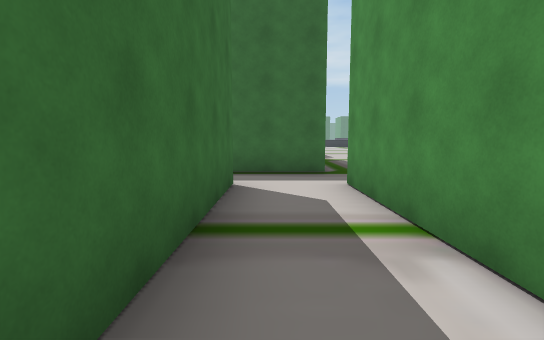
view 1 (above)

22 first-person views from a walk through a 3-D level made in the Unity game engine. The camera is 1.5 m above the floor, tilts 6° down and sees 85° across. The floor is counted in squares, 2 m on a side. Each view is taken from the middle of a square. On the plan, view 1 faces up. The plan holds only what a view shows up to about 10 squares ahead; the rest is blank. The place goes on beyond the plan. Some animated figures are not drawn.

view 2
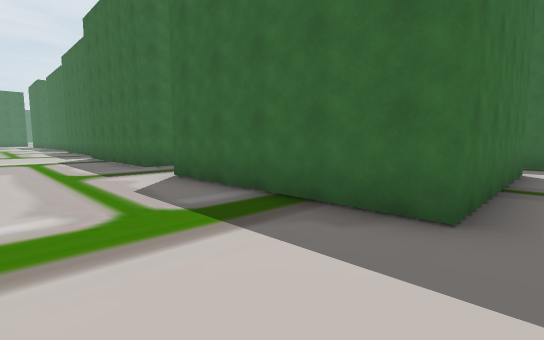

view 3
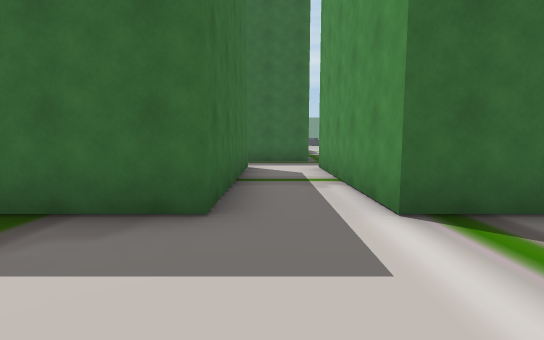

view 4
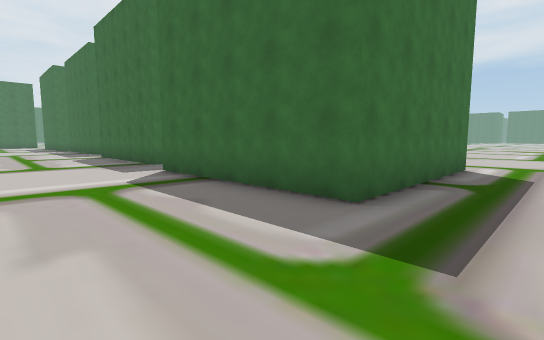

view 5
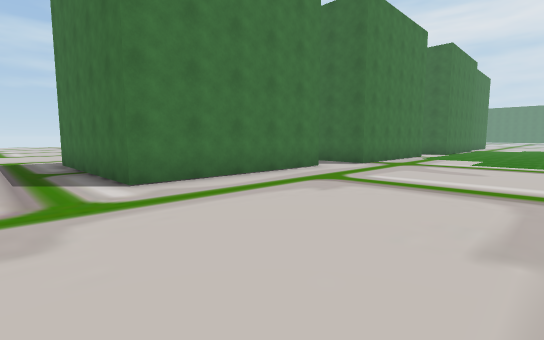

view 6
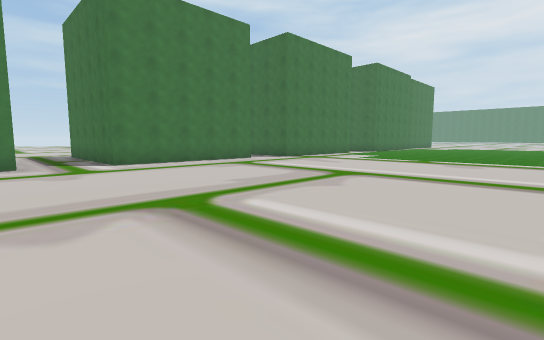

view 7
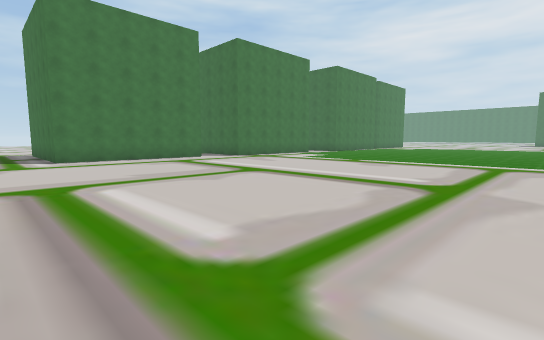

view 8
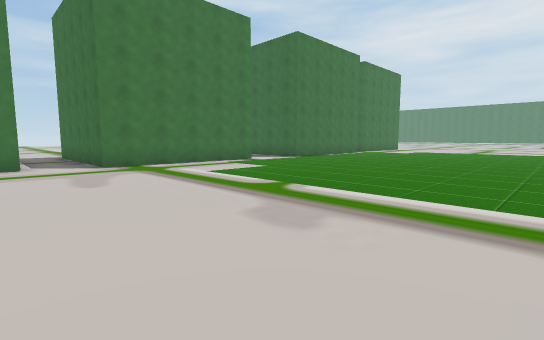

view 9
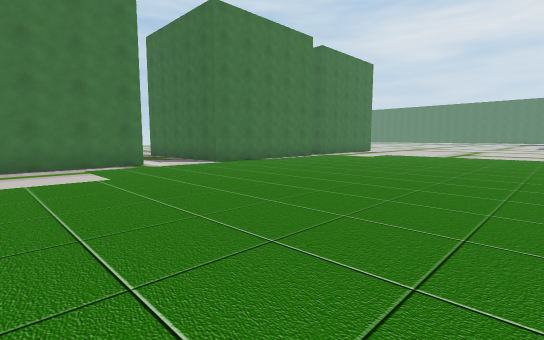

view 10
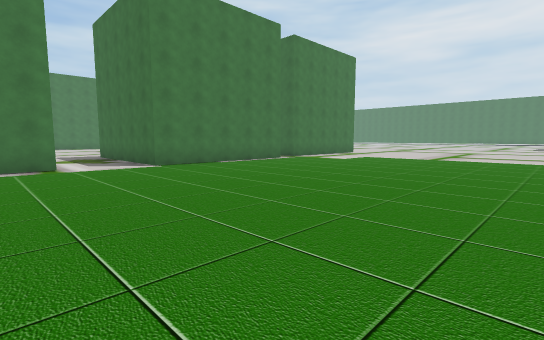

view 11
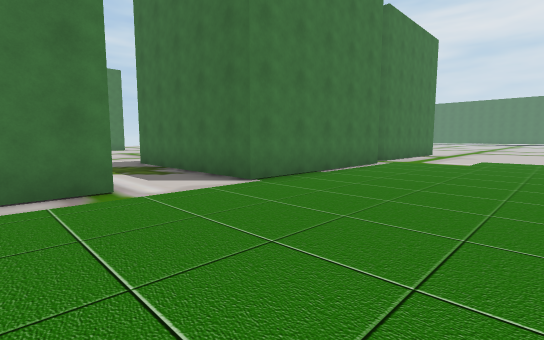

view 12
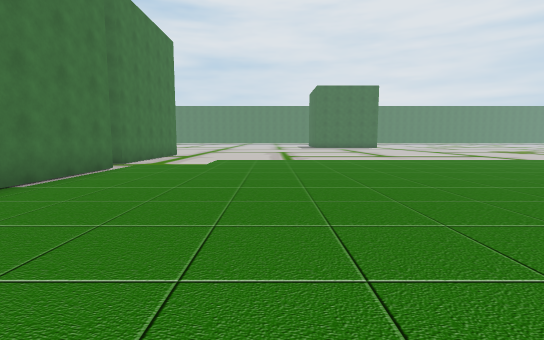

view 13
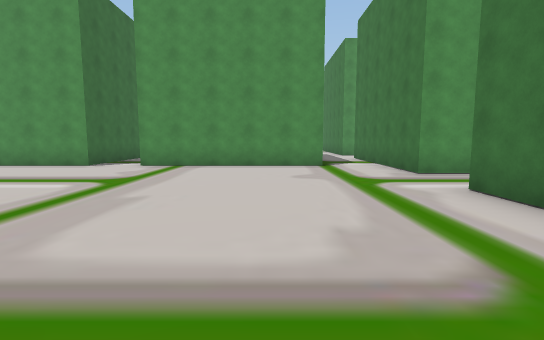

view 14
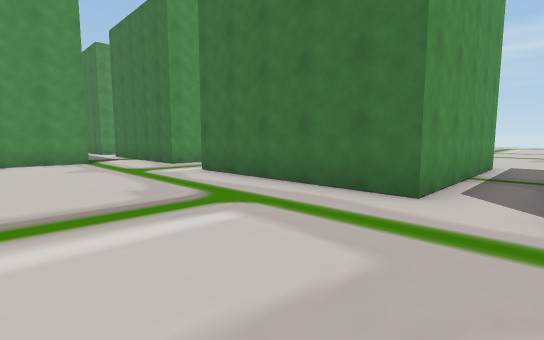

view 15
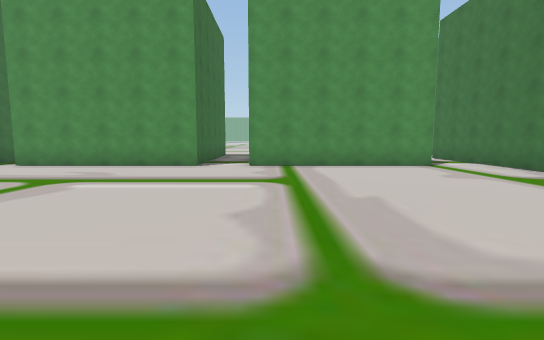

view 16
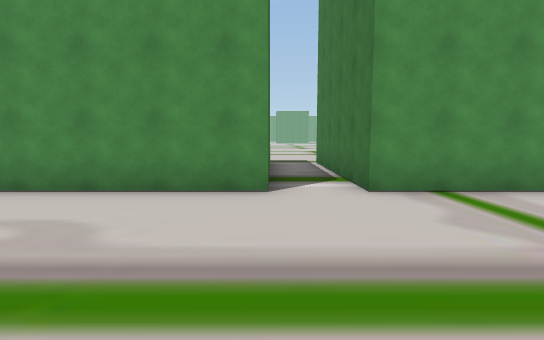

view 17
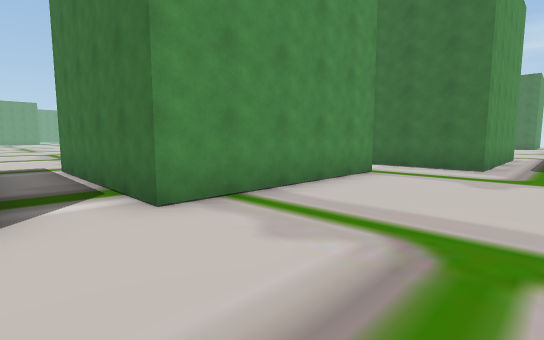

view 18
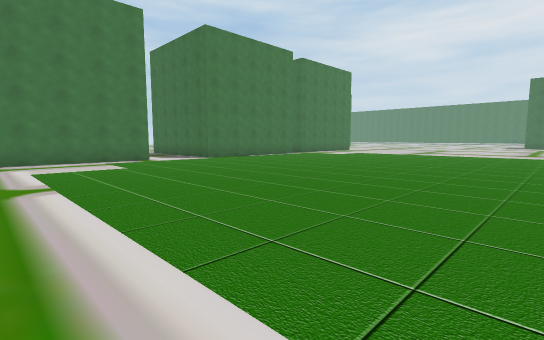

view 19
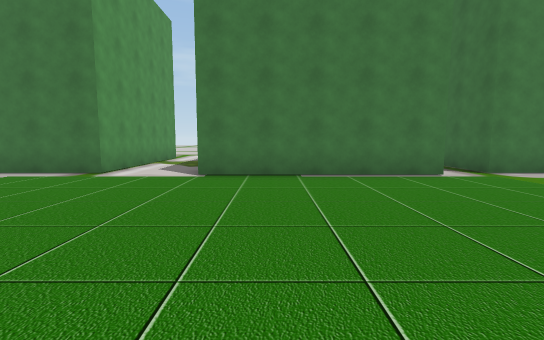

view 20
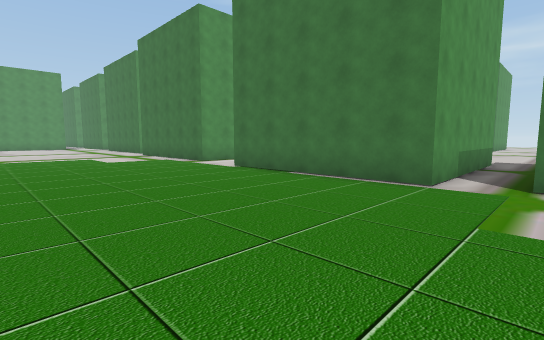

view 21
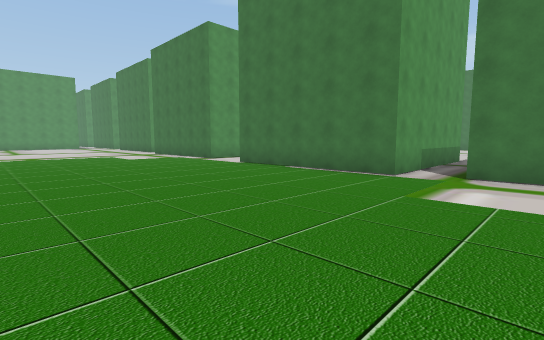

view 22
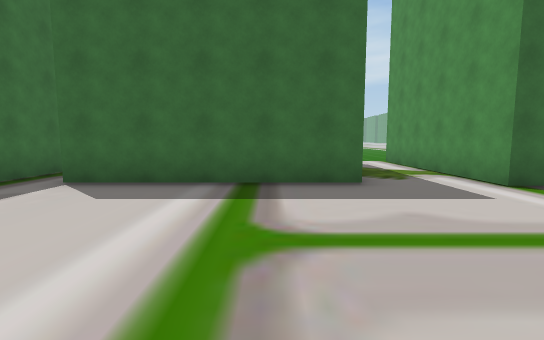

### Floor plan
Ten units are one square. View 1 is at (0, 0); x grows to the right and y downward. Boxes are objects, and circles mark ways between rooms. Rooms are numbered by the first view taken in them; rooms with no view inside come last. Other rooms are left out.
<svg viewBox="-296 -170 326 295">
<path fill="none" stroke="#000" d="M-6 -49 -6 2M12 2 12 -49M12 -66 -9 -66M-143 -6 -166 -6M-188 -6 -193 -6M-77 -1 -127 -1M-215 -9 -265 -9M-6 2 -58 2M25 2 12 2M-193 -6 -193 -56 -143 -56 -143 -6M-127 -1 -127 -51 -77 -51 -77 -1M-291 -56 -277 -56 -277 -10M-265 -9 -265 -60 -215 -60 -215 -9M-38 -130 -38 -165M-38 -65 -38 -116M-57 -1 -57 -49 -45 -49M-45 -49 -19 -49"/>
<circle cx="0" cy="0" r="3" fill="#2a7"/>
<circle cx="0" cy="-60" r="3" fill="#2a7"/>
<circle cx="-135" cy="-5" r="3" fill="#2a7"/>
<circle cx="-205" cy="-10" r="3" fill="#2a7"/>
<circle cx="-270" cy="-10" r="3" fill="#2a7"/>
<circle cx="-65" cy="0" r="3" fill="#2a7"/>
<circle cx="-40" cy="-60" r="3" fill="#2a7"/>
<text x="0" y="-30">1</text>
<text x="-140" y="120">2</text>
<text x="-170" y="-100">3</text>
<text x="-30" y="-60">4</text>
</svg>
Room 1 opens to room 2. Room 1 opens to room 4. Room 2 opens to room 3. Room 3 opens to room 4.

Where each view was taken, in squares from view 1:
view 1: 0 up, 0 right, facing up
view 2: 3 down, 0 right, facing up-left
view 3: 3 down, 0 right, facing up
view 4: 3 down, 6 left, facing up-left
view 5: 10 up, 6 left, facing down-left
view 6: 14 up, 5 left, facing down-left
view 7: 16 up, 6 left, facing down-left
view 8: 14 up, 12 left, facing down-left
view 9: 14 up, 16 left, facing down-left
view 10: 14 up, 18 left, facing down-left
view 11: 10 up, 18 left, facing down-left
view 12: 10 up, 19 left, facing left
view 13: 8 up, 12 left, facing right
view 14: 9 up, 14 left, facing down-right
view 15: 11 up, 12 left, facing right
view 16: 13 up, 8 left, facing right
view 17: 13 up, 7 left, facing down-right
view 18: 16 up, 15 left, facing down-left
view 19: 12 up, 23 left, facing down
view 20: 11 up, 28 left, facing down-right
view 21: 12 up, 29 left, facing down-right
view 22: 4 down, 23 left, facing up
